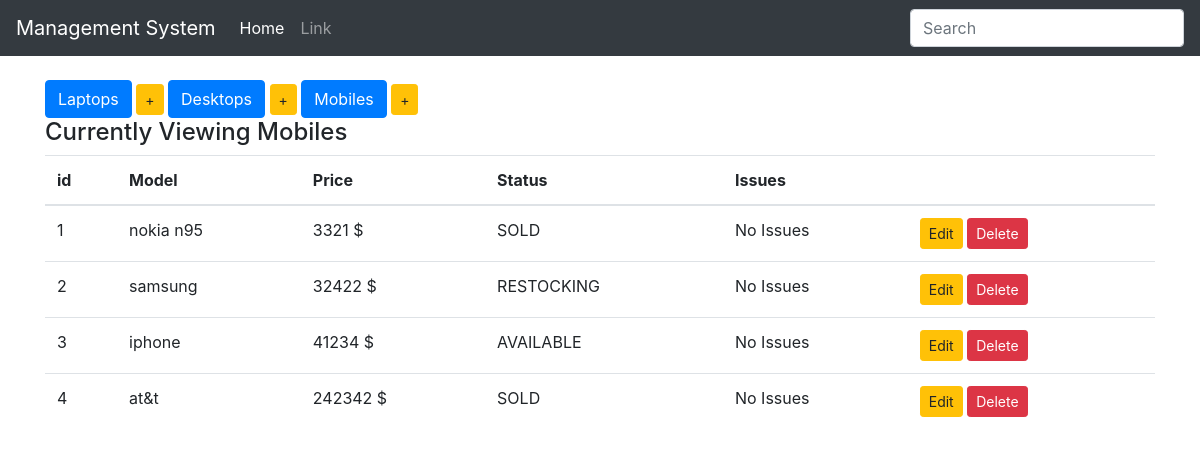
Screenshot of /display_mobile with the database file from the repository.
### inventory/models.py (models this page shows, shortened)
class Device(models.Model):
    type = models.CharField(max_length=200, blank=False)
    price = models.IntegerField()
    choices = (
        ('AVAILABLE', 'Item ready to be purchased'),
        ('SOLD', 'Item already purchased'),
        ('RESTOCKING', 'Item restocking in few days')
    )
    status = models.CharField(max_length=10, choices=choices, default='SOLD')
    issues = models.CharField(max_length=50, default="No Issues")
    class Meta:
        abstract = True

class Mobiles(Device):
    pass

### inventory/views.py (the view)
# urls.py: path('display_mobile',display_mobiles,name='display_mobiles'),
def display_mobiles(request):
    items=Mobiles.objects.all()
    context={
        "items":items,
        'header': 'Mobiles',
    }
    return render(request,'index.html',context)

### inventory/templates/index.html
{% extends 'base.html' %}
{% block body %}
  <div class="add_buttons">
    <div class="button-group">
      <a href="{% url 'display_laptops' %}" class="btn btn-primary btn-md btn-trim" role="button"> Laptops</a>
      <a href="{% url 'add_laptop' %}" class="btn btn-warning btn-sm btn-pad" role="button"> +</a>
      <a href="{% url 'display_desktops' %}" class="btn btn-primary btn-md btn-trim" role="button"> Desktops</a>
      <a href="{% url 'add_desktop' %}" class="btn btn-warning btn-sm btn-pad" role="button"> +</a>
      <a href="{% url 'display_mobiles' %}" class="btn btn-primary btn-md btn-trim" role="button"> Mobiles</a>
      <a href="{% url 'add_mobile' %}" class="btn btn-warning btn-sm btn-pad" role="button"> +</a>
    </div>
  </div>
  <div>
    <h4>Currently Viewing {{ header }}</h4>
  </div>
  <table class="table table-hover">
    <thead>
      <tr>
        <th>id</th>
        <th>Model</th>
        <th>Price</th>
        <th>Status</th>
        <th>Issues</th>
        <th></th>
      </tr>
    </thead>
    <tbody>
      {% for item in items %}
      <tr>
        <td>{{ item.pk }}
        <td>{{ item.type }}</td>
        <td>{{ item.price }} $</td>
        <td>{{ item.status }}</td>
        <td>{{ item.issues }}</td>
          {% if header == "Laptops" %}
         <td>
             <a href="{% url 'edit_laptop' item.pk %}" class="btn btn-warning btn-sm" role="button">Edit</a>
             <a href="{% url 'delete_desktop' item.pk %}" class="btn btn-danger btn-sm" role="button">Delete</a>
         </td>
          {% elif header == "Desktops" %}
         <td>
             <a href="{% url 'edit_desktop' item.pk %}" class="btn btn-warning btn-sm" role="button">Edit</a>
             <a href="{% url 'delete_desktop' item.pk %}" class="btn btn-danger btn-sm" role="button">Delete</a>
         </td>
          {% else %}
         <td>
             <a href="{% url 'edit_mobile' item.pk %}" class="btn btn-warning btn-sm" role="button">Edit</a>
             <a href="{% url 'edit_mobile' item.pk %}" class="btn btn-danger btn-sm" role="button">Delete</a>
         </td>
    {% endif %}
      {% endfor %}
    </tbody>
  </table>
{% endblock %}

### rows the page displays
Mobiles: pk "1", type "nokia n95", price "3321", status "SOLD", issues "No Issues"
Mobiles: pk "2", type "samsung", price "32422", status "RESTOCKING", issues "No Issues"
Mobiles: pk "3", type "iphone", price "41234", status "AVAILABLE", issues "No Issues"
Mobiles: pk "4", type "at&t", price "242342", status "SOLD", issues "No Issues"

### other values shown
{{ header }} "Mobiles"
